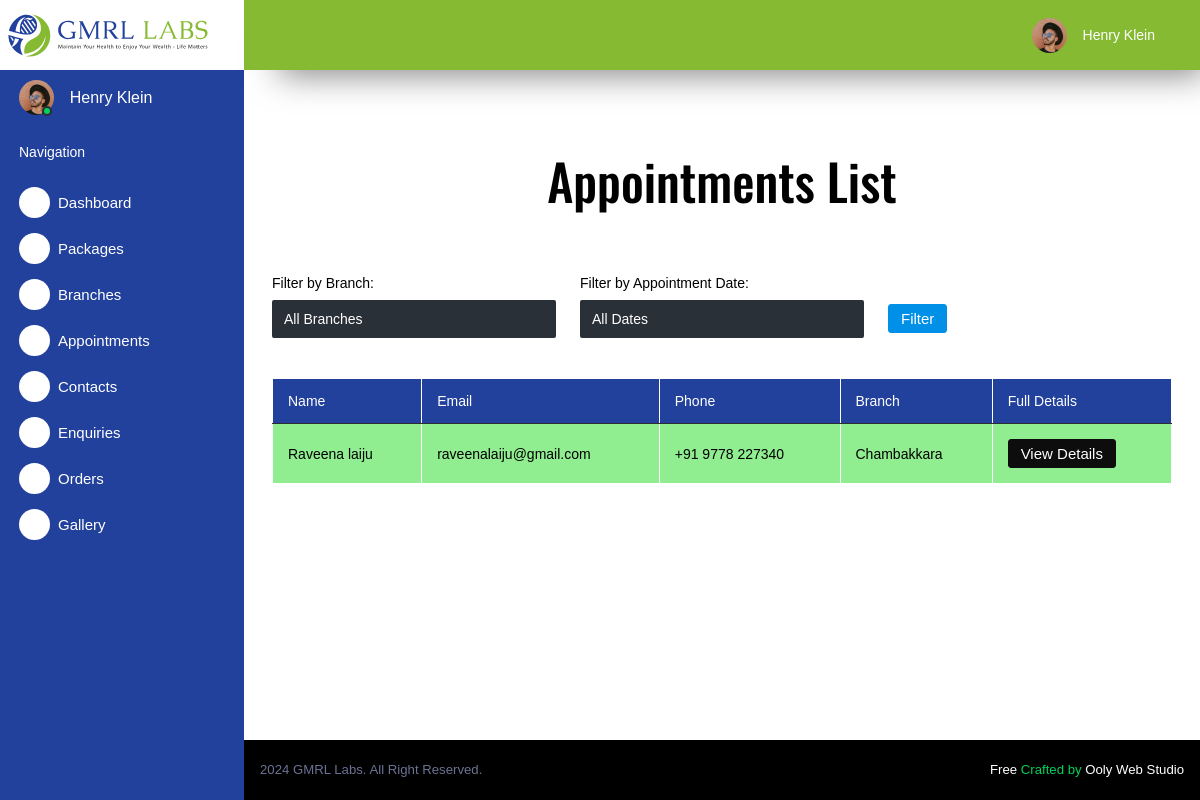
The page /admin_appointments_view/ on the database as committed earlier.
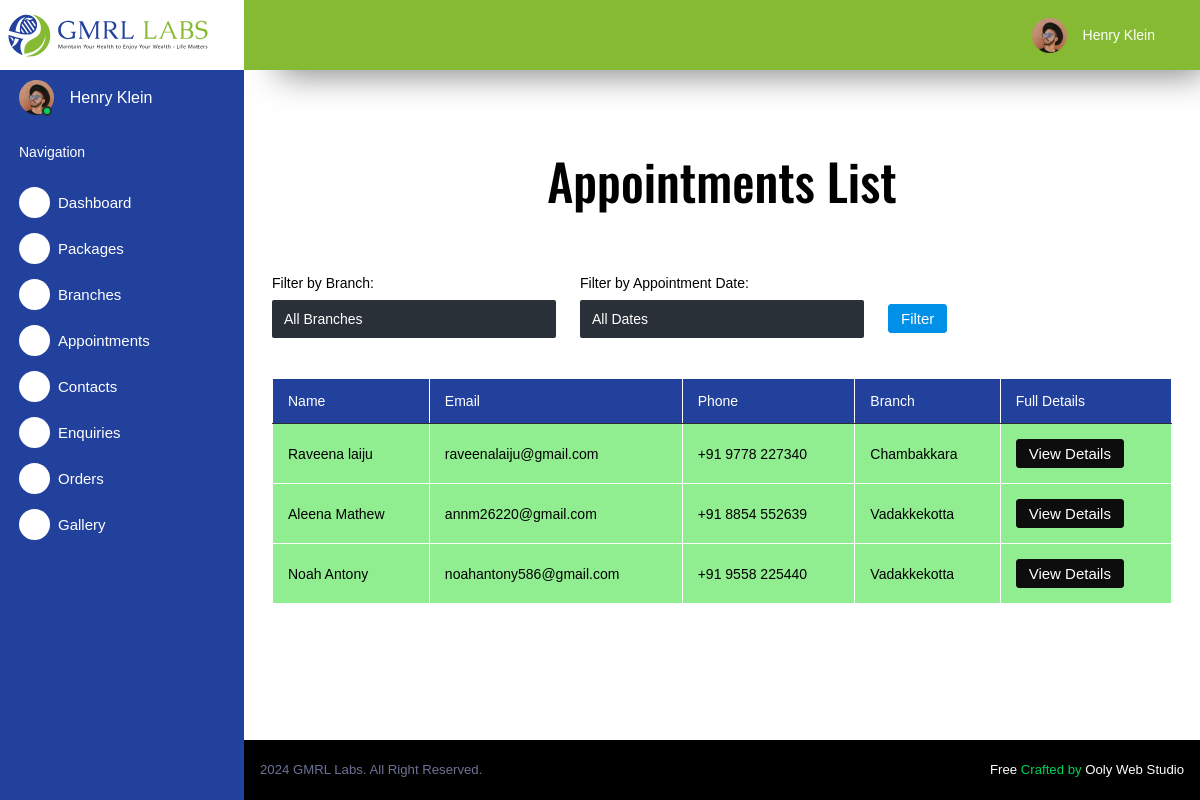
The same page on the database as committed later.
### app/models.py (models this page shows)
class Appointment(models.Model):
    name=models.CharField(max_length=255)
    email=models.CharField(max_length=255)
    phone=models.CharField(max_length=255)
    date=models.DateField(max_length=255)
    time=models.TextField(max_length=255)
    age=models.CharField(max_length=255)
    gender=models.CharField(max_length=255)
    address=models.TextField(max_length=255)
    message=models.TextField(max_length=255,null=True)
    branch=models.ForeignKey(Branch,on_delete=models.CASCADE)

class Branch(models.Model):
    name=models.CharField(max_length=255,unique=True)
    image=models.CharField(max_length=3000)
    address=models.TextField(max_length=500)
    number=models.CharField(max_length=255)
    email=models.CharField(max_length=255)
    status=models.BooleanField(default=True)
    def __str__(self):
        return self.name

### app/views.py (the view)
# urls.py: path('admin_appointments_view/', views.admin_appointments_view,name='admin_appointments_view'),
def admin_appointments_view(request):
    context = {}
    appointments = Appointment.objects.all()
    branches = Branch.objects.all()
    if 'branch' in request.GET:
        branch_name = request.GET.get('branch')
        if branch_name:
            appointments = appointments.filter(branch__name=branch_name)
        context['selected_branch'] = branch_name
    if 'date' in request.GET:
        selected_date_str = request.GET.get('date')
        if selected_date_str:
            selected_date = datetime.strptime(selected_date_str, '%B %d, %Y')
            appointments = appointments.filter(date=selected_date)
        context['selected_date'] = selected_date_str
    context['branches'] = branches
    context['appointments'] = appointments
    return render(request, 'admin_page/admin_appointments_view.html', context)

### app/templates/admin_page/admin_appointments_view.html (shortened to what the changed rows need)
<!DOCTYPE html>
<html lang="en">
  {% load static %}
  <head>
    <link href="https://cdn.jsdelivr.net/npm/bootstrap@5.2.3/dist/css/bootstrap.min.css" rel="stylesheet">
    <link rel="stylesheet" href="https://cdnjs.cloudflare.com/ajax/libs/font-awesome/6.0.0/css/all.min.css"
    />
    <link rel="stylesheet" href="https://maxcdn.bootstrapcdn.com/font-awesome/4.4.0/css/font-awesome.min.css">
    <link
    rel="stylesheet"
    href="https://cdn.jsdelivr.net/npm/swiper@11/swiper-bundle.min.css"
  />
    <link rel="stylesheet" href="{% static 'admin_page/assets/vendors/mdi/css/materialdesignicons.min.css' %}">
    <link rel="stylesheet" href="{% static 'admin_page/assets/vendors/css/vendor.bundle.base.css' %}">
    <link rel="stylesheet" href="{% static 'admin_page/assets/vendors/jvectormap/jquery-jvectormap.css' %}">
    <link rel="stylesheet" href="{% static 'admin_page/assets/vendors/flag-icon-css/css/flag-icon.min.css' %}">
    <link rel="stylesheet" href="{% static 'admin_page/assets/vendors/owl-carousel-2/owl.carousel.min.css' %}">
    <link rel="stylesheet" href="{% static 'admin_page/assets/vendors/owl-carousel-2/owl.theme.default.min.css' %}">
    <link rel="stylesheet" href="{% static 'admin_page/assets/css/style.css' %}">
    <link rel="stylesheet" href="{% static 'admin_page/css/admin_style.css' %}">
  </head>
  <body>
    <div class="container-scroller">
      <div class="container-fluid page-body-wrapper">
        <div class="main-panel">
          <div class="content-wrapper content-wrapper-enquiry">
           <div class="table-section">
                  <div class="table-responsive scrollable-table">
                    <table class="table hoverable table-1" id="example">
                      <thead>
                        <tr>
                          <th> Name </th>
                          <th> Email </th>
                          <th> Phone </th>
                          <th> Branch </th>
                          <th> Full Details </th>
                        </tr>
                      </thead>
                      <tbody>
                        {% for appointment in appointments %}
                        <tr>
                          <td>{{appointment.name}}</td>
                          <td>{{appointment.email}}</td>
                          <td>{{appointment.phone}}</td>
                          <td>{{appointment.branch}}</td>
                          <td><form action="{% url 'admin_appointment_detail' %}" method="POST">
                            <button type="submit" class="btn btn-dark">View Details</button>
                        </form></td>
                        {% endfor %}
                        </tr>
                      </tbody>
                    </table>
                  </div>
                </div>
              </div>
              </div>
            </div>
        </div>
  </body>
</html>

Rows that differ between the two databases and show on the page:
added Appointment: name "Aleena Mathew", email "annm26220@gmail.com", phone "+91 8854 552639", branch "Vadakkekotta"
added Appointment: name "Noah Antony", email "noahantony586@gmail.com", phone "+91 9558 225440", branch "Vadakkekotta"
